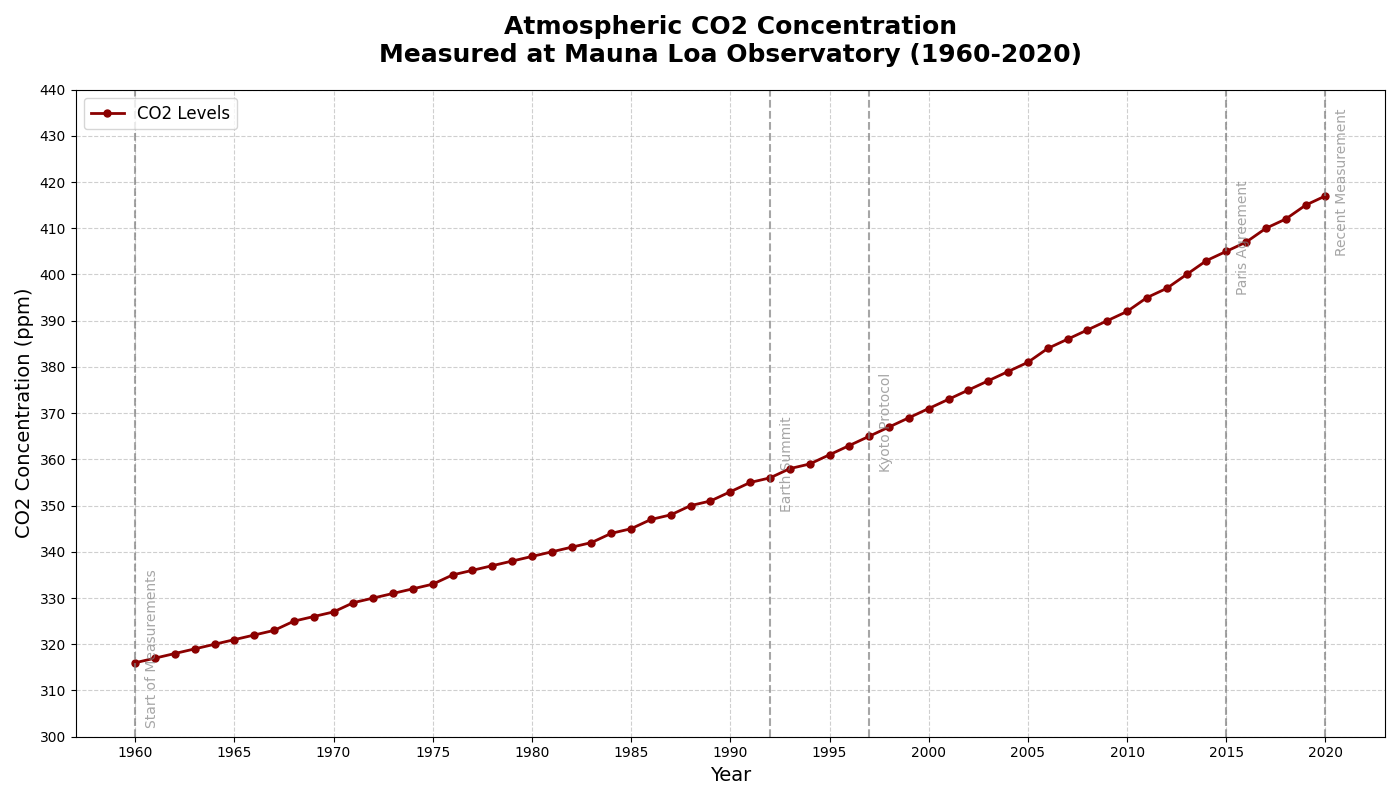

Source code (Python):
import matplotlib.pyplot as plt
import numpy as np

# Backstory: The data represents the atmospheric CO2 concentration measured at Mauna Loa Observatory from 1960 to 2020.
# This period captures the steady increase in CO2 concentration over the years, demonstrating the effect of human activities on climate change.

# Define the years (1960 to 2020)
years = np.arange(1960, 2021)

# CO2 concentrations (measured in parts per million) - fictional, hand-crafted data following an upward trend
co2_levels = [
    316, 317, 318, 319, 320, 321, 322, 323, 325, 326,
    327, 329, 330, 331, 332, 333, 335, 336, 337, 338,
    339, 340, 341, 342, 344, 345, 347, 348, 350, 351,
    353, 355, 356, 358, 359, 361, 363, 365, 367, 369,
    371, 373, 375, 377, 379, 381, 384, 386, 388, 390,
    392, 395, 397, 400, 403, 405, 407, 410, 412, 415,
    417
]

# Create subplots
fig, ax = plt.subplots(figsize=(14, 8))

# Plot the CO2 levels as a line
ax.plot(years, co2_levels, color='darkred', linestyle='-', marker='o', markersize=5, linewidth=2, label='CO2 Levels')

# Setting the title and labels
ax.set_title('Atmospheric CO2 Concentration\nMeasured at Mauna Loa Observatory (1960-2020)', fontsize=18, fontweight='bold', pad=20)
ax.set_xlabel('Year', fontsize=14)
ax.set_ylabel('CO2 Concentration (ppm)', fontsize=14)

# Legend for the line plot
ax.legend(loc='upper left', fontsize=12)

# Adding grid lines for better visualization
ax.grid(True, linestyle='--', alpha=0.6)

# Highlighting specific milestones with vertical lines and annotations
milestones = {
    1960: 'Start of Measurements',
    1992: 'Earth Summit',
    1997: 'Kyoto Protocol',
    2015: 'Paris Agreement',
    2020: 'Recent Measurement'
}

for year, event in milestones.items():
    plt.axvline(x=year, color='grey', linestyle='--', linewidth=1.5, alpha=0.7)
    plt.text(year + 0.5, co2_levels[years.tolist().index(year)] + 3, event, rotation=90, verticalalignment='center', fontsize=10, color='grey', alpha=0.7)

# Set tick parameters for better clarity
ax.set_xticks(np.arange(1960, 2021, 5))
ax.set_yticks(np.arange(300, 450, 10))

# Automatically adjust layout to prevent overlap
plt.tight_layout()

# Display the plot
plt.show()
